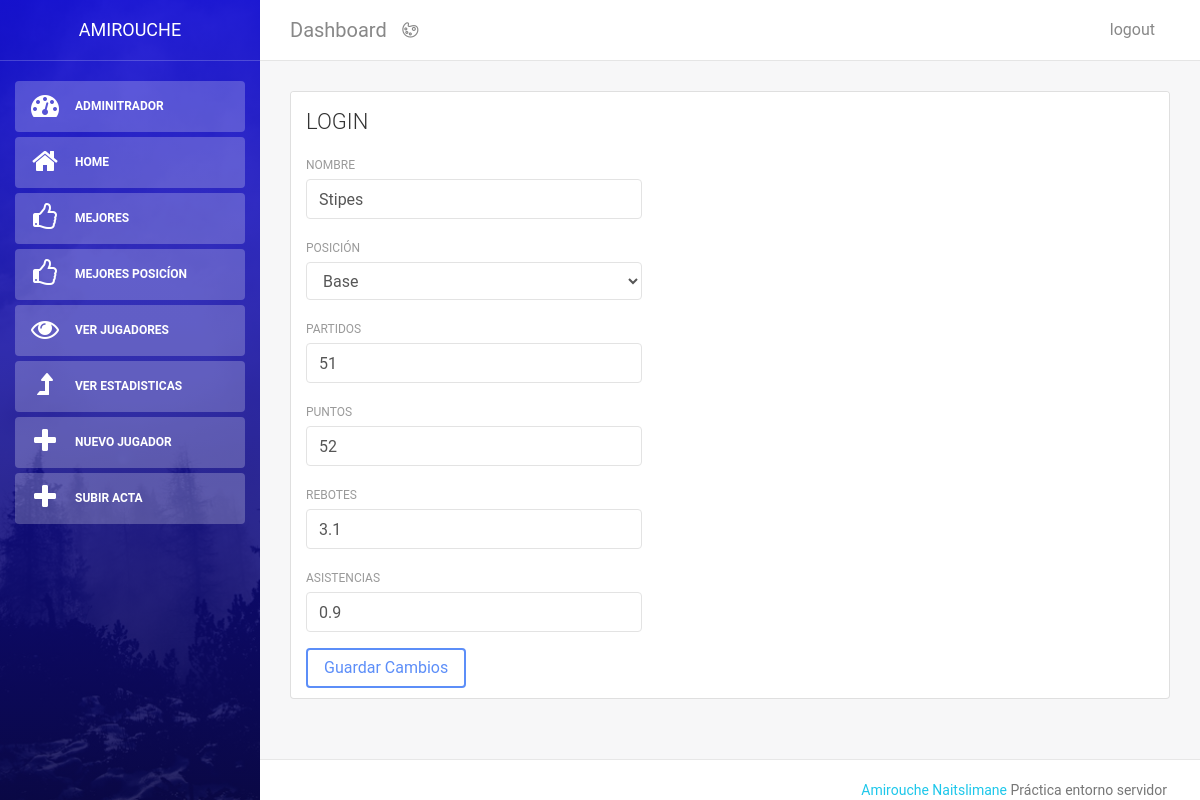
Page /jugadores/update/4 (signed in) on the committed database.
### tables this page shows
CREATE TABLE `jugadores` (
  `id` int(11) NOT NULL,
  `nombre` varchar(255) NOT NULL,
  `posicion` enum('base','escolta','alero','ala pivot','pivot') NOT NULL,
  `partidos` int(11) NOT NULL,
  `puntos` float NOT NULL,
  `rebotes` float NOT NULL,
  `asistencias` float NOT NULL
);

### application/core/View.php (called while the page is built, shortened)
<?php
class View
{
    public function render($view,$data = array()) {
        extract($data);
        $view = APP.'view/'.$view.'.php';
        require($view);
    }
}

### application/controller/jugadores.php (called while the page is built, shortened)
<?php
class Jugadores extends Controller
{
    protected $jugador;
    function __construct()
    {
        $this->jugador = $this->loadModel('jugadore');
    }
    public function update($id="")
    {
        $jugador = $this->jugador->getById($id);
        $this->view->render('jugadores/update',array('jugador' => $jugador));
    }
}

### public/index.php (called while the page is built, shortened)
<?php
require APP . 'core/controller.php';
require APP . 'core/Database.php';
require APP . 'core/Model.php';
$app = new Application();

### application/core/Database.php (called while the page is built, shortened)
<?php
class Database extends \mysqli{
    private static $instance;
    public static function getInstance() {
        if (!self::$instance instanceof Database) {
            self::$instance = new Database();
        }
        return self::$instance;
    }
}

### application/core/controller.php (called while the page is built, shortened)
<?php
class Controller
{
    public function loadModel($model)
    {
        return new $model;
    }
    public function loadView()
    {
        require_once APP . 'core/View.php';
        return new View();
    }
}

### application/core/Model.php (called while the page is built, shortened)
<?php
class Model
{
public function __construct()
{
    $this->db = Database::getInstance();
}
}

### application/model/jugadore_model.php (called while the page is built, shortened)
<?php
class jugadore extends Model
{
    public function getById($id)
    {
        $sql = "SELECT * FROM "
            . "jugadores "
            . "WHERE id = ?";
        $query = $this->db->prepare($sql);
        $query->bind_param("i", $id);
        $query->execute();
        $result = $query->get_result();
        return $result->fetch_object();
    }
}

### application/view/jugadores/update.php (the view, shortened to what this page needs)
<div class="col-md-12">
		<div class="card">
				<div class="card-header">
						<h4 class="card-title">LOGIN</h4>
				</div>
				<div class="card-body">
						<div class="row">
				<div class="col-md-5">
<form method="post" action="">
    <div class="form-group">
        <label for="nombre">Nombre</label>
        <input type="text" name="nombre" class="form-control" id="nombre" value="<?= $jugador->nombre ?>">
    </div>
    <div class="form-group">
        <label for="nombre">Posición</label>
        <select class="form-control" name="posicion">
            <option value="base">Base</option>
        </select>
    </div>
    <div class="form-group">
        <label for="partidos">partidos</label>
        <input type="text" name="partidos" class="form-control" id="partidos" value="<?= $jugador->partidos ?>">
    </div>
    <div class="form-group">
        <label for="puntos">puntos</label>
        <input type="text" name="puntos" class="form-control" id="puntos" value="<?= $jugador->puntos ?>">
    </div>
    <div class="form-group">
        <label for="rebotes">rebotes</label>
        <input type="text" name="rebotes" class="form-control" id="rebotes" value="<?= $jugador->rebotes ?>">
    </div>
    <div class="form-group">
        <label for="asistencias">asistencias</label>
        <input type="text" name="asistencias" class="form-control" id="asistencias" value="<?= $jugador->asistencias ?>">
    </div>
    <input type="submit" name="update" class="btn btn-primary" value="Guardar Cambios">
</form>
				</div>
						<div class="col-md-5">
						</div>
						</div>
				</div>
		</div>
</div>

### rows in the picture
jugadores: nombre "Stipes", partidos "51", puntos "52", rebotes "3.1", asistencias "0.9"
